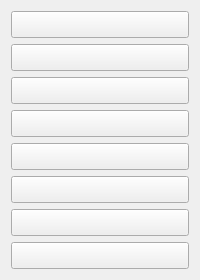
     <widget class="ControlMenu" name="cmenu_frame">
      <property name="enabled">
       <bool>true</bool>
      </property>
      <property name="sizePolicy">
       <sizepolicy hsizetype="Minimum" vsizetype="Expanding">
        <horstretch>0</horstretch>
        <verstretch>0</verstretch>
       </sizepolicy>
      </property>
      <property name="minimumSize">
       <size>
        <width>60</width>
        <height>0</height>
       </size>
      </property>
      <property name="maximumSize">
       <size>
        <width>1677215</width>
        <height>1677215</height>
       </size>
      </property>
      <property name="sizeIncrement">
       <size>
        <width>0</width>
        <height>0</height>
       </size>
      </property>
      <property name="layoutDirection">
       <enum>Qt::LeftToRight</enum>
      </property>
      <property name="styleSheet">
       <string notr="true"/>
      </property>
      <property name="frameShape">
       <enum>QFrame::NoFrame</enum>
      </property>
      <property name="frameShadow">
       <enum>QFrame::Raised</enum>
      </property>
      <property name="lineWidth">
       <number>1</number>
      </property>
      <layout class="QGridLayout" name="gridLayout_42">
       <item row="0" column="0">
        <widget class="QPushButton" name="customers_button">
         <property name="font">
          <font>
           <pointsize>12</pointsize>
           <bold>true</bold>
          </font>
         </property>
         <property name="cursor">
          <cursorShape>OpenHandCursor</cursorShape>
         </property>
         <property name="toolTip">
          <string/>
         </property>
         <property name="toolTipDuration">
          <number>-4</number>
         </property>
         <property name="layoutDirection">
          <enum>Qt::LeftToRight</enum>
         </property>
         <property name="styleSheet">
          <string notr="true"/>
         </property>
         <property name="icon">
          <iconset resource="openauto_resources.qrc">
           <normaloff>:/resources/icons3/24x24/cil-people.png</normaloff>:/resources/icons3/24x24/cil-people.png</iconset>
         </property>
         <property name="iconSize">
          <size>
           <width>30</width>
           <height>30</height>
          </size>
         </property>
         <property name="flat">
          <bool>false</bool>
         </property>
        </widget>
       </item>
       <item row="1" column="0">
        <widget class="QPushButton" name="repair_orders_button">
         <property name="font">
          <font>
           <pointsize>12</pointsize>
           <bold>true</bold>
          </font>
         </property>
         <property name="cursor">
          <cursorShape>OpenHandCursor</cursorShape>
         </property>
         <property name="toolTip">
          <string/>
         </property>
         <property name="toolTipDuration">
          <number>-4</number>
         </property>
         <property name="styleSheet">
          <string notr="true"/>
         </property>
         <property name="text">
          <string/>
         </property>
         <property name="icon">
          <iconset resource="openauto_resources.qrc">
           <normaloff>:/resources/icons3/24x24/cil-copy.png</normaloff>:/resources/icons3/24x24/cil-copy.png</iconset>
         </property>
         <property name="iconSize">
          <size>
           <width>30</width>
           <height>30</height>
          </size>
         </property>
        </widget>
       </item>
       <item row="2" column="0">
        <widget class="QPushButton" name="vehicles_button">
         <property name="font">
          <font>
           <pointsize>12</pointsize>
           <bold>true</bold>
          </font>
         </property>
         <property name="cursor">
          <cursorShape>OpenHandCursor</cursorShape>
         </property>
         <property name="toolTip">
          <string/>
         </property>
         <property name="toolTipDuration">
          <number>-4</number>
         </property>
         <property name="styleSheet">
          <string notr="true"/>
         </property>
         <property name="text">
          <string/>
         </property>
         <property name="icon">
          <iconset resource="openauto_resources.qrc">
           <normaloff>:/resources/icons3/24x24/car.png</normaloff>:/resources/icons3/24x24/car.png</iconset>
         </property>
         <property name="iconSize">
          <size>
           <width>30</width>
           <height>30</height>
          </size>
         </property>
         <property name="flat">
          <bool>false</bool>
         </property>
        </widget>
       </item>
       <item row="3" column="0">
        <widget class="QPushButton" name="messaging_button">
         <property name="font">
          <font>
           <pointsize>12</pointsize>
           <bold>true</bold>
          </font>
         </property>
         <property name="cursor">
          <cursorShape>OpenHandCursor</cursorShape>
         </property>
         <property name="toolTip">
          <string/>
         </property>
         <property name="toolTipDuration">
          <number>-4</number>
         </property>
         <property name="styleSheet">
          <string notr="true"/>
         </property>
         <property name="text">
          <string/>
         </property>
         <property name="icon">
          <iconset resource="openauto_resources.qrc">
           <normaloff>:/resources/icons3/24x24/cil-speech.png</normaloff>:/resources/icons3/24x24/cil-speech.png</iconset>
         </property>
         <property name="iconSize">
          <size>
           <width>30</width>
           <height>30</height>
          </size>
         </property>
         <property name="flat">
          <bool>false</bool>
         </property>
        </widget>
       </item>
       <item row="4" column="0">
        <widget class="QPushButton" name="scheduling_button">
         <property name="font">
          <font>
           <pointsize>12</pointsize>
           <bold>true</bold>
          </font>
         </property>
         <property name="cursor">
          <cursorShape>OpenHandCursor</cursorShape>
         </property>
         <property name="mouseTracking">
          <bool>true</bool>
         </property>
         <property name="toolTip">
          <string/>
         </property>
         <property name="toolTipDuration">
          <number>-4</number>
         </property>
         <property name="styleSheet">
          <string notr="true"/>
         </property>
         <property name="text">
          <string/>
         </property>
         <property name="icon">
          <iconset resource="openauto_resources.qrc">
           <normaloff>:/resources/icons3/24x24/calendar-865.png</normaloff>:/resources/icons3/24x24/calendar-865.png</iconset>
         </property>
         <property name="iconSize">
          <size>
           <width>30</width>
           <height>30</height>
          </size>
         </property>
         <property name="flat">
          <bool>false</bool>
         </property>
        </widget>
       </item>
       <item row="5" column="0">
        <widget class="QPushButton" name="analytics_button">
         <property name="font">
          <font>
           <pointsize>12</pointsize>
           <bold>true</bold>
          </font>
         </property>
         <property name="cursor">
          <cursorShape>OpenHandCursor</cursorShape>
         </property>
         <property name="toolTip">
          <string/>
         </property>
         <property name="toolTipDuration">
          <number>-4</number>
         </property>
         <property name="styleSheet">
          <string notr="true"/>
         </property>
         <property name="text">
          <string/>
         </property>
         <property name="icon">
          <iconset resource="openauto_resources.qrc">
           <normaloff>:/resources/icons3/24x24/cil-chart-line.png</normaloff>:/resources/icons3/24x24/cil-chart-line.png</iconset>
         </property>
         <property name="iconSize">
          <size>
           <width>30</width>
           <height>30</height>
          </size>
         </property>
         <property name="flat">
          <bool>false</bool>
         </property>
        </widget>
       </item>
       <item row="6" column="0">
        <widget class="QPushButton" name="settings_button">
         <property name="font">
          <font>
           <pointsize>12</pointsize>
           <bold>true</bold>
          </font>
         </property>
         <property name="cursor">
          <cursorShape>OpenHandCursor</cursorShape>
         </property>
         <property name="toolTip">
          <string/>
         </property>
         <property name="toolTipDuration">
          <number>-4</number>
         </property>
         <property name="styleSheet">
          <string notr="true"/>
         </property>
         <property name="text">
          <string/>
         </property>
         <property name="icon">
          <iconset resource="openauto_resources.qrc">
           <normaloff>:/resources/icons3/24x24/cil-settings.png</normaloff>:/resources/icons3/24x24/cil-settings.png</iconset>
         </property>
         <property name="iconSize">
          <size>
           <width>30</width>
           <height>30</height>
          </size>
         </property>
         <property name="default">
          <bool>false</bool>
         </property>
         <property name="flat">
          <bool>false</bool>
         </property>
        </widget>
       </item>
       <item row="7" column="0">
        <widget class="QPushButton" name="quit_button">
         <property name="font">
          <font>
           <pointsize>12</pointsize>
           <bold>true</bold>
          </font>
         </property>
         <property name="styleSheet">
          <string notr="true"/>
         </property>
         <property name="text">
          <string/>
         </property>
         <property name="icon">
          <iconset resource="openauto_resources.qrc">
           <normaloff>:/resources/icons3/24x24/cil-power-standby.png</normaloff>:/resources/icons3/24x24/cil-power-standby.png</iconset>
         </property>
         <property name="iconSize">
          <size>
           <width>30</width>
           <height>30</height>
          </size>
         </property>
        </widget>
       </item>
      </layout>
     </widget>
